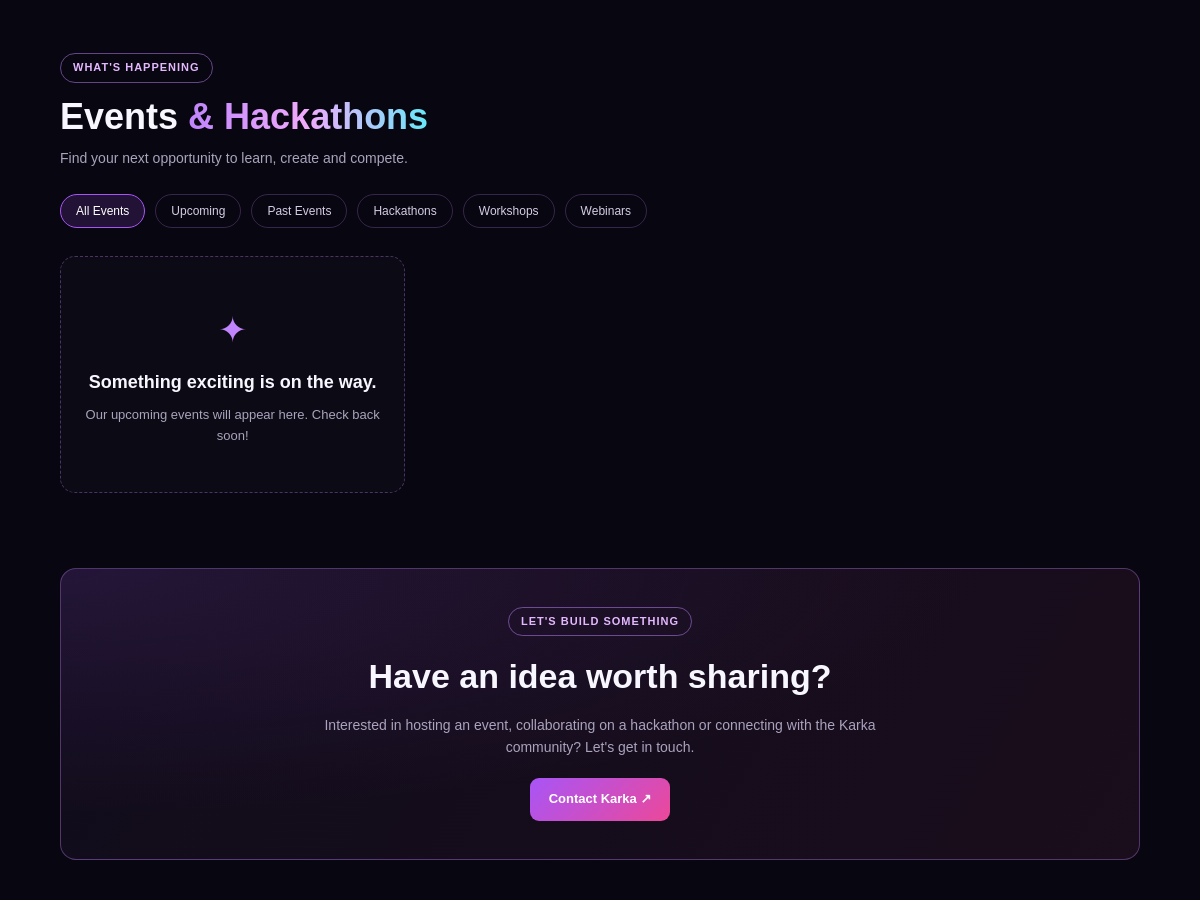
The app's page /events/ (middle part), older data.
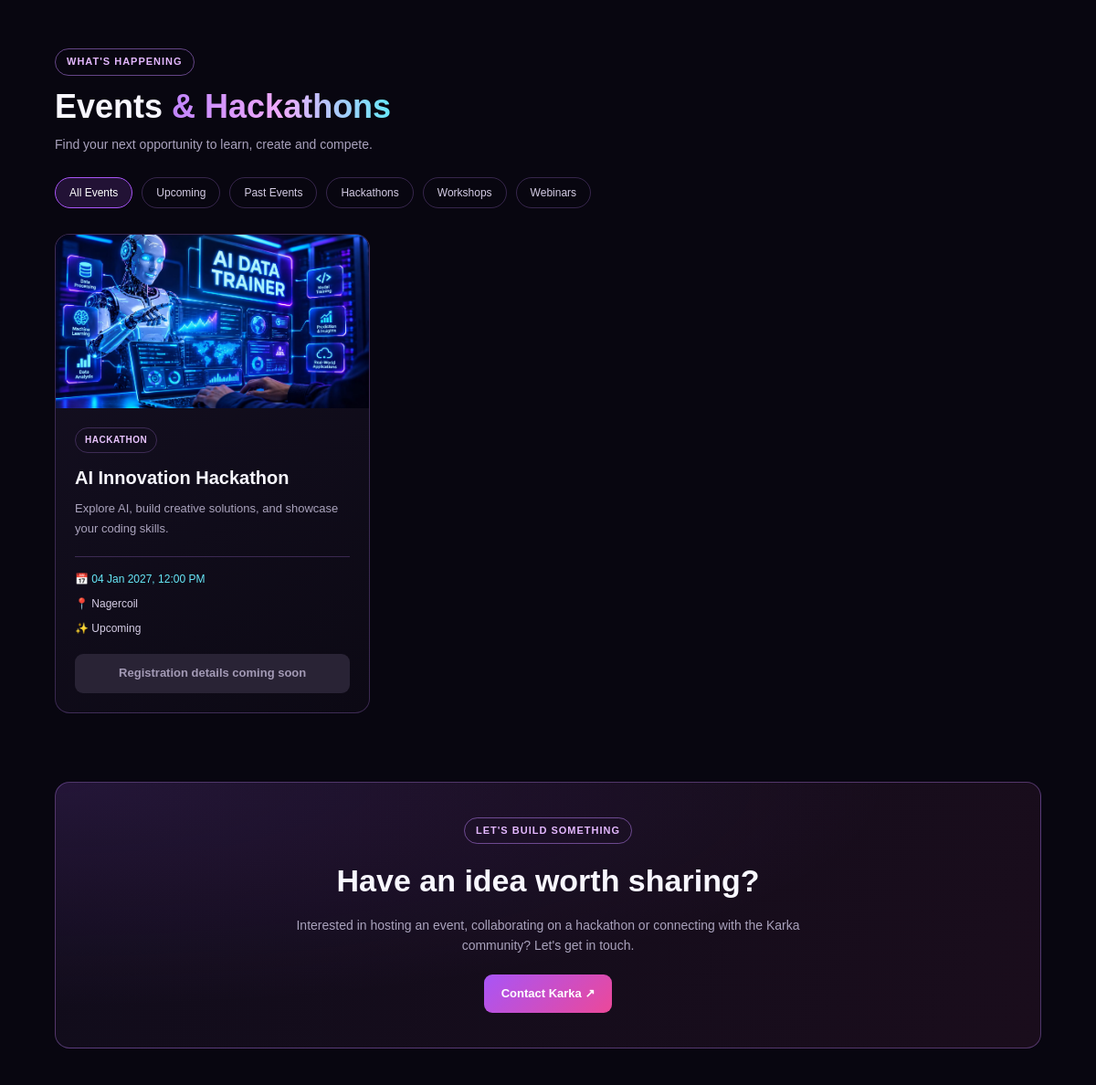
The same page, newer data.
### academy/models.py (models this page shows, shortened)
class Event(models.Model):
    EVENT_TYPES = [
        ("Event", "Event"),
        ("Hackathon", "Hackathon"),
        ("Workshop", "Workshop"),
        ("Webinar", "Webinar"),
    ]
    title = models.CharField(max_length=200)
    event_type = models.CharField(
        max_length=20,
        choices=EVENT_TYPES,
        default="Event"
    )
    description = models.TextField()
    event_date = models.DateTimeField()
    location = models.CharField(
        max_length=200,
        blank=True
    )
    registration_url = models.URLField(
        blank=True
    )
    banner = models.ImageField(
        upload_to="events/",
        blank=True,
        null=True
    )
    is_published = models.BooleanField(default=True)
    created_at = models.DateTimeField(auto_now_add=True)

### academy/views.py (the view)
def events_page(request):
    events = Event.objects.filter(
        is_published=True
    ).order_by("event_date")
    return render(
        request,
        "events.html",
        {
            "events": events,
        }
    )

### templates/events.html (shortened to what this page needs)
{% load static %}
<!DOCTYPE html>
<html lang="en">
<head>
</head>
<body id="top">
    <section class="events-section" id="all-events">
        <div class="container">
            <div class="section-heading">
                <span class="eyebrow">What's happening</span>
                <h2>Events <span class="gradient-text">& Hackathons</span></h2>
                <p>Find your next opportunity to learn, create and compete.</p>
            </div>
            <div class="event-filters" aria-label="Filter events">
                <button type="button" class="filter-btn active" data-filter="all">All Events</button>
                <button type="button" class="filter-btn" data-filter="upcoming">Upcoming</button>
                <button type="button" class="filter-btn" data-filter="past">Past Events</button>
                <button type="button" class="filter-btn" data-filter="hackathon">Hackathons</button>
                <button type="button" class="filter-btn" data-filter="workshop">Workshops</button>
                <button type="button" class="filter-btn" data-filter="webinar">Webinars</button>
            </div>
            <div class="events-grid" id="eventsGrid">
                {% for event in events %}
                <article class="event-card"
                         data-type="{{ event.event_type|lower }}"
                         data-date="{{ event.event_date|date:'Y-m-d H:i:s' }}">
                    {% if event.banner %}
                    <img class="event-banner"
                         src="{{ event.banner.url }}"
                         alt="{{ event.title }}">
                    {% endif %}
                    <div class="event-content">
                        <span class="event-type">{{ event.event_type }}</span>
                        <h3>{{ event.title }}</h3>
                        <p class="event-description">{{ event.description }}</p>
                        <div class="event-details">
                            <span class="event-date">
                                📅 {{ event.event_date|date:"d M Y, h:i A" }}
                            </span>
                            {% if event.location %}
                            <span>📍 {{ event.location }}</span>
                            {% endif %}
                            <span class="event-status"></span>
                        </div>
                        <div class="event-actions">
                            {% if event.registration_url %}
                            <a href="{{ event.registration_url }}"
                               class="register-btn"
                               target="_blank"
                               rel="noopener noreferrer">
                                Register Now ↗
                            </a>
                            {% else %}
                            <span class="register-btn disabled">Registration details coming soon</span>
                            {% endif %}
                        </div>
                    </div>
                </article>
                {% empty %}
                <div class="empty-state" id="emptyState">
                    <span class="empty-icon">✦</span>
                    <h3>Something exciting is on the way.</h3>
                    <p>Our upcoming events will appear here. Check back soon!</p>
                </div>
                {% endfor %}
            </div>
        </div>
    </section>
    <section class="events-cta">
        <div class="container">
            <div class="cta-box">
                <span class="eyebrow">Let's build something</span>
                <h2>Have an idea worth sharing?</h2>
                <p>
                    Interested in hosting an event, collaborating on a hackathon
                    or connecting with the Karka community? Let's get in touch.
                </p>
                <a href="{% url 'contact' %}" class="btn-primary">
                    Contact Karka ↗
                </a>
            </div>
        </div>
    </section>
</body>
</html>

Row changes from the older to the newer data that the page shows:
added Event: banner (picture), event_type "HACKATHON", title "AI Innovation Hackathon", description "Explore AI, build creative solutions, and showcase your coding skills.", event_date "04 Jan 2027, 12:00 PM", location "Nagercoil", registration_url "Registration details coming soon"
Text that changed along with them:
text no longer shown: "✦ Something exciting is on the way. Our upcoming events will appear here. Check back soon!"
